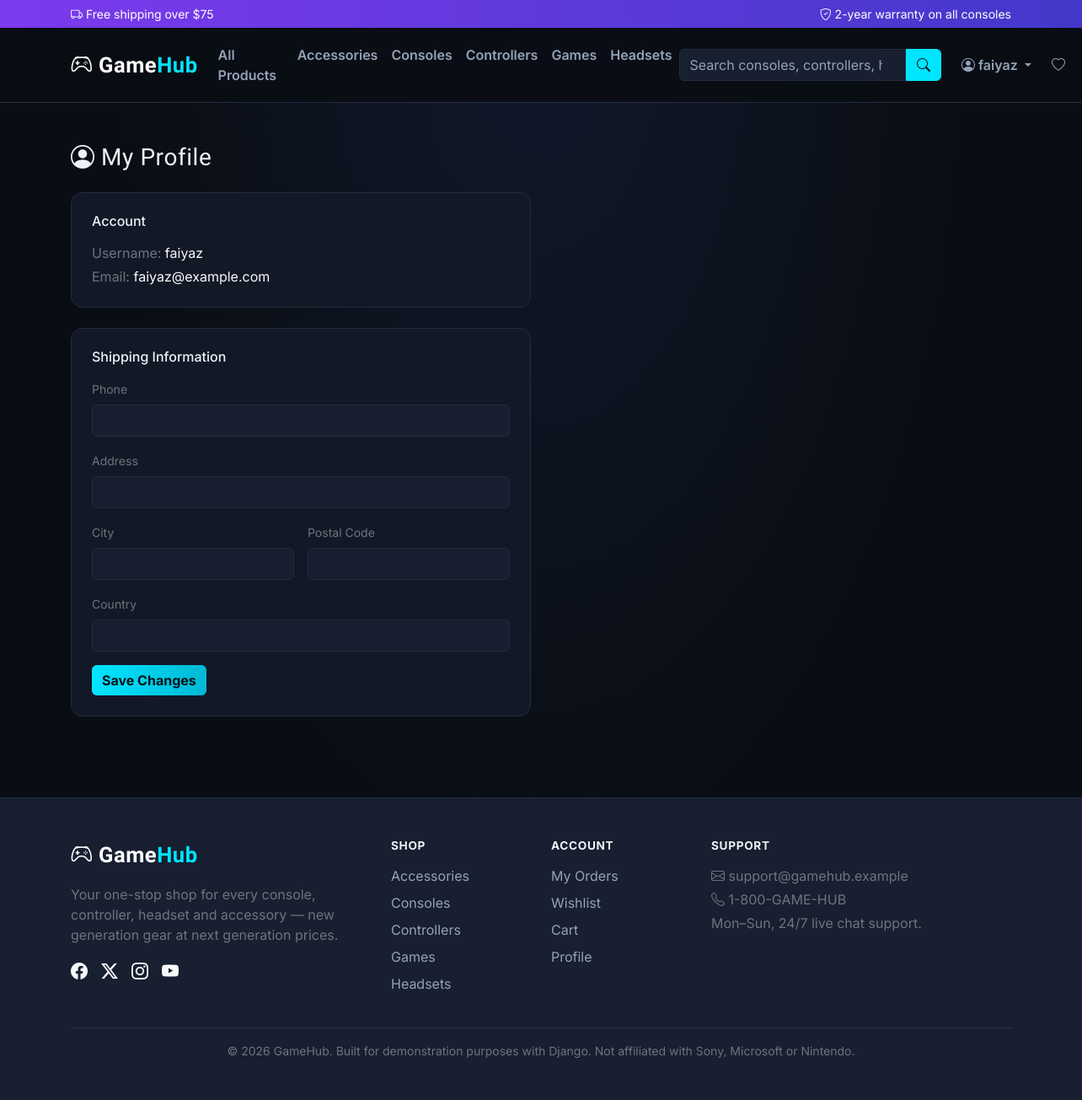
Page /accounts/profile/ (signed in) on the committed database.
### store/models.py (models this page shows, shortened)
class Category(models.Model):
    name = models.CharField(max_length=100, unique=True)
    slug = models.SlugField(max_length=120, unique=True, blank=True)
    description = models.TextField(blank=True)
    icon = models.CharField(max_length=50, blank=True, help_text="Bootstrap icon class, e.g. bi-controller")
    class Meta:
        verbose_name_plural = 'Categories'
        ordering = ['name']

class Profile(models.Model):
    user = models.OneToOneField(settings.AUTH_USER_MODEL, related_name='profile', on_delete=models.CASCADE)
    phone = models.CharField(max_length=20, blank=True)
    address = models.CharField(max_length=255, blank=True)
    city = models.CharField(max_length=100, blank=True)
    postal_code = models.CharField(max_length=20, blank=True)
    country = models.CharField(max_length=100, blank=True)

### store/views.py (the view)
# urls.py: path('accounts/profile/', views.profile_view, name='profile'),
@login_required
def profile_view(request):
    profile, _created = Profile.objects.get_or_create(user=request.user)
    if request.method == 'POST':
        form = ProfileForm(request.POST, instance=profile)
        if form.is_valid():
            form.save()
            messages.success(request, 'Profile updated successfully.')
            return redirect('store:profile')
    else:
        form = ProfileForm(instance=profile)
    return render(request, 'store/profile.html', {'form': form})

### store/forms.py
class ProfileForm(forms.ModelForm):
    class Meta:
        model = Profile
        fields = ['phone', 'address', 'city', 'postal_code', 'country']
        widgets = {
            'phone': forms.TextInput(attrs={'class': 'form-control'}),
            'address': forms.TextInput(attrs={'class': 'form-control'}),
            'city': forms.TextInput(attrs={'class': 'form-control'}),
            'postal_code': forms.TextInput(attrs={'class': 'form-control'}),
            'country': forms.TextInput(attrs={'class': 'form-control'}),
        }

### store/cart.py (called while the page is built, shortened)
def get_cart(request, create=True):
    if request.user.is_authenticated:
        cart = getattr(request.user, 'cart', None)
        if cart is None and create:
            cart = Cart.objects.create(user=request.user)
        return cart

### store/context_processors.py (called while the page is built)
def cart_context(request):
    cart = get_cart(request, create=False)
    count = cart.total_items if cart else 0
    wishlist_ids = []
    if request.user.is_authenticated:
        wishlist_ids = list(Wishlist.objects.filter(user=request.user).values_list('product_id', flat=True))
    return {
        'nav_cart_count': count,
        'nav_categories': Category.objects.all(),
        'user_wishlist_ids': wishlist_ids,
    }

### store/models.py (called while the page is built)
    @property
    def total_items(self):
        return sum(item.quantity for item in self.items.all())

### templates/store/profile.html (shortened to what this page needs)
{% extends "base.html" %}
{% block content %}
<div class="container py-5">
    <h1 class="h3 mb-4"><i class="bi bi-person-circle"></i> My Profile</h1>
    <div class="row g-4">
        <div class="col-lg-6">
            <div class="panel">
                <h6 class="mb-3">Account</h6>
                <p class="mb-1 text-secondary">Username: <span class="text-light">{{ user.username }}</span></p>
                <p class="mb-0 text-secondary">Email: <span class="text-light">{{ user.email }}</span></p>
            </div>
            <div class="panel mt-4">
                <h6 class="mb-3">Shipping Information</h6>
                <form method="post">
                    <div class="mb-3">
                        <label class="form-label small text-secondary">Phone</label>
                        {{ form.phone }}
                    </div>
                    <div class="mb-3">
                        <label class="form-label small text-secondary">Address</label>
                        {{ form.address }}
                    </div>
                    <div class="row g-3 mb-3">
                        <div class="col-md-6">
                            <label class="form-label small text-secondary">City</label>
                            {{ form.city }}
                        </div>
                        <div class="col-md-6">
                            <label class="form-label small text-secondary">Postal Code</label>
                            {{ form.postal_code }}
                        </div>
                    </div>
                    <div class="mb-3">
                        <label class="form-label small text-secondary">Country</label>
                        {{ form.country }}
                    </div>
                    <button type="submit" class="btn btn-accent">Save Changes</button>
                </form>
            </div>
        </div>
    </div>
</div>
{% endblock %}

### templates/base.html (shortened to what this page needs)
{% load static %}
<!DOCTYPE html>
<html lang="en" data-bs-theme="dark">
<head>
    <link href="https://cdn.jsdelivr.net/npm/bootstrap@5.3.3/dist/css/bootstrap.min.css" rel="stylesheet">
    <link rel="stylesheet" href="https://cdn.jsdelivr.net/npm/bootstrap-icons@1.11.3/font/bootstrap-icons.css">
    <link rel="stylesheet" href="{% static 'css/style.css' %}">
</head>
<body>
<header class="site-header sticky-top">
    <div class="topbar">
        <div class="container d-flex justify-content-between align-items-center small">
            <span><i class="bi bi-truck"></i> Free shipping over $75</span>
            <span class="d-none d-md-inline"><i class="bi bi-shield-check"></i> 2-year warranty on all consoles</span>
        </div>
    </div>
    <nav class="navbar navbar-expand-lg navbar-dark main-nav">
        <div class="container">
            <a class="navbar-brand brand-logo" href="{% url 'store:home' %}">
                <i class="bi bi-controller"></i> Game<span class="accent">Hub</span>
            </a>
            <div class="collapse navbar-collapse" id="mainNav">
                <ul class="navbar-nav me-auto mb-2 mb-lg-0">
                    <li class="nav-item"><a class="nav-link" href="{% url 'store:product_list' %}">All Products</a></li>
                    {% for cat in nav_categories %}
                    <li class="nav-item"><a class="nav-link" href="{% url 'store:product_list_by_category' cat.slug %}">{{ cat.name }}</a></li>
                    {% endfor %}
                </ul>
                <form class="d-flex search-form me-3" role="search" action="{% url 'store:product_list' %}" method="get">
                    <input class="form-control" type="search" name="q" placeholder="Search consoles, controllers, headsets..." value="{{ query|default:'' }}">
                    <button class="btn btn-search" type="submit"><i class="bi bi-search"></i></button>
                </form>
                <ul class="navbar-nav align-items-lg-center gap-lg-2">
                    {% if user.is_authenticated %}
                    <li class="nav-item dropdown">
                        <a class="nav-link dropdown-toggle" href="#" role="button" data-bs-toggle="dropdown">
                            <i class="bi bi-person-circle"></i> {{ user.first_name|default:user.username }}
                        </a>
                    </li>
                    {% else %}
                    <li class="nav-item"><a class="nav-link" href="{% url 'store:login' %}"><i class="bi bi-person"></i> Login</a></li>
                    <li class="nav-item"><a class="nav-link" href="{% url 'store:signup' %}">Sign Up</a></li>
                    {% endif %}
                    <li class="nav-item"><a class="nav-link" href="{% url 'store:wishlist_detail' %}"><i class="bi bi-heart"></i></a></li>
                    <li class="nav-item">
                        <a class="nav-link position-relative" href="{% url 'store:cart_detail' %}">
                        </a>
                    </li>
                </ul>
            </div>
        </div>
    </nav>
</header>
<main>
    {% block content %}{% endblock %}
</main>
<footer class="site-footer mt-5">
    <div class="container py-5">
        <div class="row g-4">
            <div class="col-lg-4">
                <a class="navbar-brand brand-logo" href="{% url 'store:home' %}"><i class="bi bi-controller"></i> Game<span class="accent">Hub</span></a>
                <p class="text-secondary mt-3">Your one-stop shop for every console, controller, headset and accessory — new generation gear at next generation prices.</p>
                <div class="d-flex gap-3 fs-5">
                    <a href="#" class="text-light"><i class="bi bi-facebook"></i></a>
                    <a href="#" class="text-light"><i class="bi bi-twitter-x"></i></a>
                    <a href="#" class="text-light"><i class="bi bi-instagram"></i></a>
                    <a href="#" class="text-light"><i class="bi bi-youtube"></i></a>
                </div>
            </div>
            <div class="col-6 col-lg-2">
                <h6 class="footer-heading">Shop</h6>
                <ul class="list-unstyled footer-links">
                    {% for cat in nav_categories %}
                    <li><a href="{% url 'store:product_list_by_category' cat.slug %}">{{ cat.name }}</a></li>
                    {% endfor %}
                </ul>
            </div>
            <div class="col-6 col-lg-2">
                <h6 class="footer-heading">Account</h6>
                <ul class="list-unstyled footer-links">
                    <li><a href="{% url 'store:order_history' %}">My Orders</a></li>
                    <li><a href="{% url 'store:wishlist_detail' %}">Wishlist</a></li>
                    <li><a href="{% url 'store:cart_detail' %}">Cart</a></li>
                    <li><a href="{% url 'store:profile' %}">Profile</a></li>
                </ul>
            </div>
            <div class="col-lg-4">
                <h6 class="footer-heading">Support</h6>
                <p class="text-secondary mb-1"><i class="bi bi-envelope"></i> support@gamehub.example</p>
                <p class="text-secondary mb-1"><i class="bi bi-telephone"></i> 1-800-GAME-HUB</p>
                <p class="text-secondary">Mon–Sun, 24/7 live chat support.</p>
            </div>
        </div>
        <hr class="border-secondary mt-4">
        <p class="text-center text-secondary small mb-0">&copy; {% now "Y" %} GameHub. Built for demonstration purposes with Django. Not affiliated with Sony, Microsoft or Nintendo.</p>
    </div>
</footer>
</body>
</html>

### static/css/style.css (style rules this page uses)
:root { --bg-deep: #0a0e14; --bg-panel: #121826; --bg-panel-2: #171f30; --accent: #00e5ff; --accent-2: #7c3aed; --accent-warm: #ff5f6d; --text-primary: #eef2f7; --text-secondary: #94a3b8; --border-soft: #232d40; }
* { box-sizing: border-box; }
body { background: radial-gradient(ellipse at top, #10182b 0%, var(--bg-deep) 55%); color: var(--text-primary); font-family: 'Inter', system-ui, sans-serif; min-height: 100vh; }
h1, h2, h3, h4, h5, .brand-logo, .display-heading { font-family: 'Rajdhani', 'Inter', sans-serif; font-weight: 700; letter-spacing: .02em; }
a { text-decoration: none; }
.accent { color: var(--accent); }
.topbar { background: linear-gradient(90deg, var(--accent-2), #4338ca); color: #fff; padding: 6px 0; }
.main-nav { background: rgba(10, 14, 20, 0.92); backdrop-filter: blur(10px); border-bottom: 1px solid var(--border-soft); padding: .75rem 0; }
.brand-logo { font-size: 1.6rem; color: #fff !important; }
.nav-link { color: var(--text-secondary) !important; font-weight: 600; }
.search-form { width: 320px; max-width: 40vw; }
.search-form .form-control { background: var(--bg-panel); border: 1px solid var(--border-soft); color: var(--text-primary); border-radius: 6px 0 0 6px; }
.btn-search { background: var(--accent); color: #001417; border-radius: 0 6px 6px 0; border: 1px solid var(--accent); }
.btn-primary, .btn-accent { background: linear-gradient(90deg, var(--accent), #00b8d4); border: none; color: #001417; font-weight: 700; }
.panel { background: var(--bg-panel); border: 1px solid var(--border-soft); border-radius: 14px; padding: 1.5rem; }
.footer-heading { color: var(--text-primary); font-weight: 700; margin-bottom: 1rem; text-transform: uppercase; font-size: .85rem; letter-spacing: .05em; }
.footer-links li { margin-bottom: .5rem; }
.footer-links a { color: var(--text-secondary); }
.site-footer { background: var(--bg-panel-2); border-top: 1px solid var(--border-soft); }
.form-control, .form-select { background: var(--bg-panel-2) !important; border: 1px solid var(--border-soft) !important; color: var(--text-primary) !important; }
.form-control::placeholder { color: var(--text-secondary); }

### rows in the picture
Category: name "Accessories"
Category: name "Consoles"
Category: name "Controllers"
Category: name "Games"
Category: name "Headsets"

### other values in the picture
{{ user.first_name|default:user.username }} "faiyaz"
{{ user.username }} "faiyaz"
{{ user.email }} "faiyaz@example.com"
